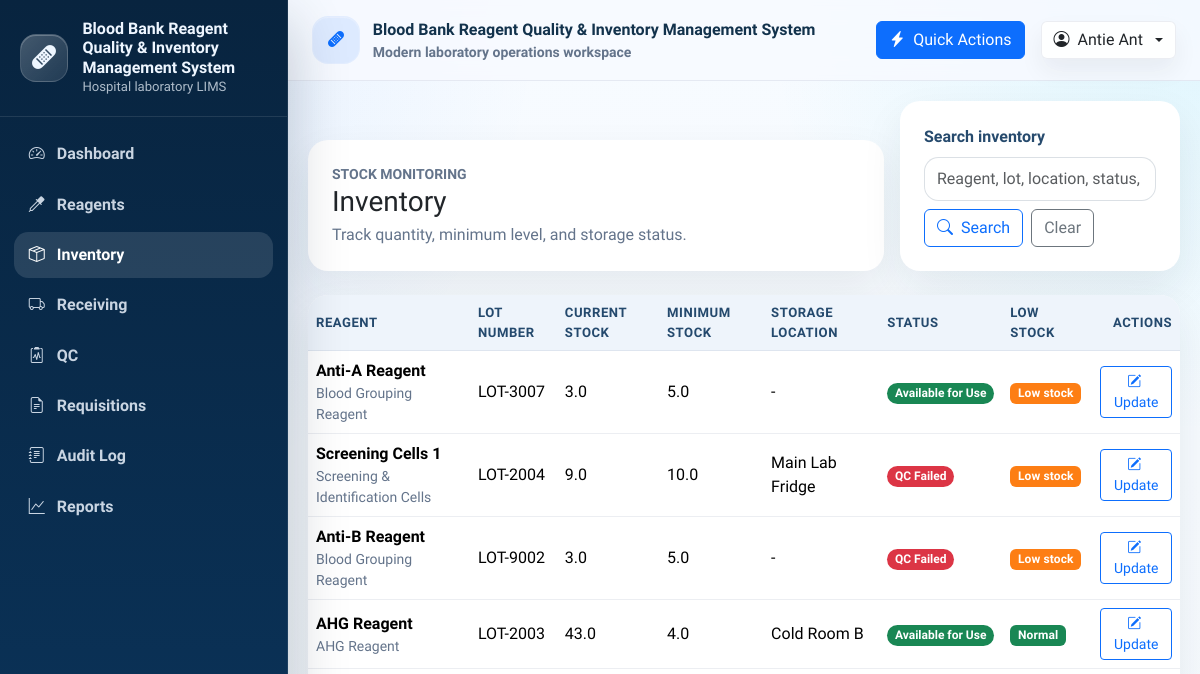
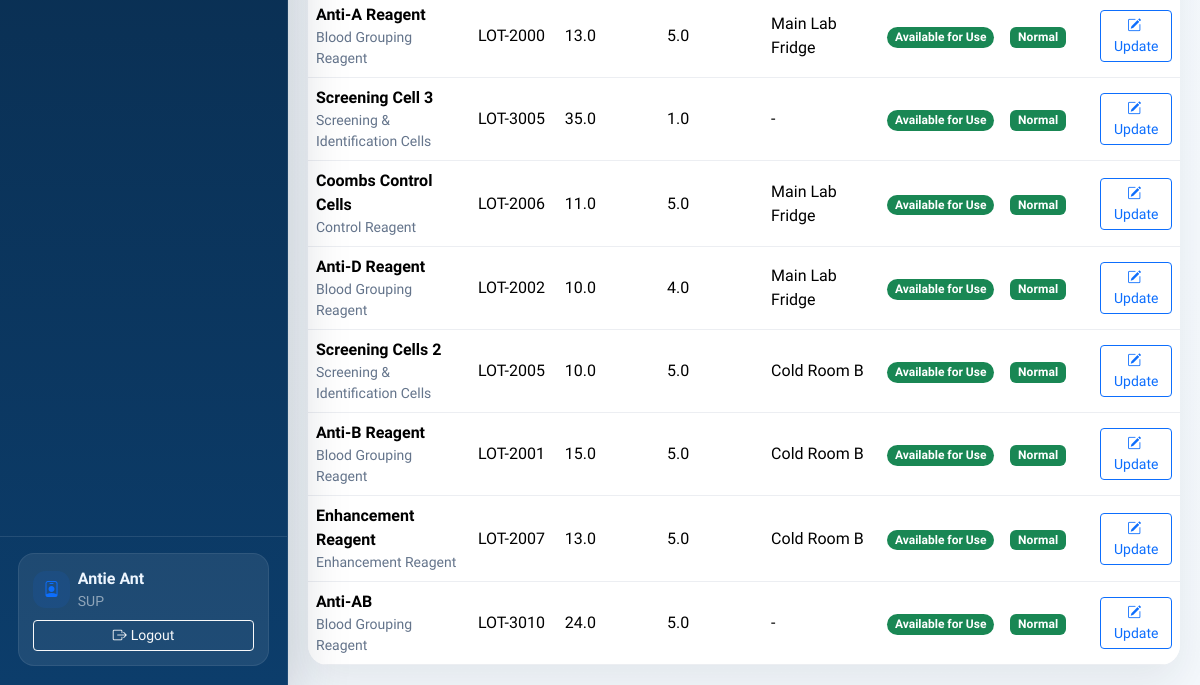
The page /inventory (signed in) on the database as committed earlier (2 pictures, top to bottom).
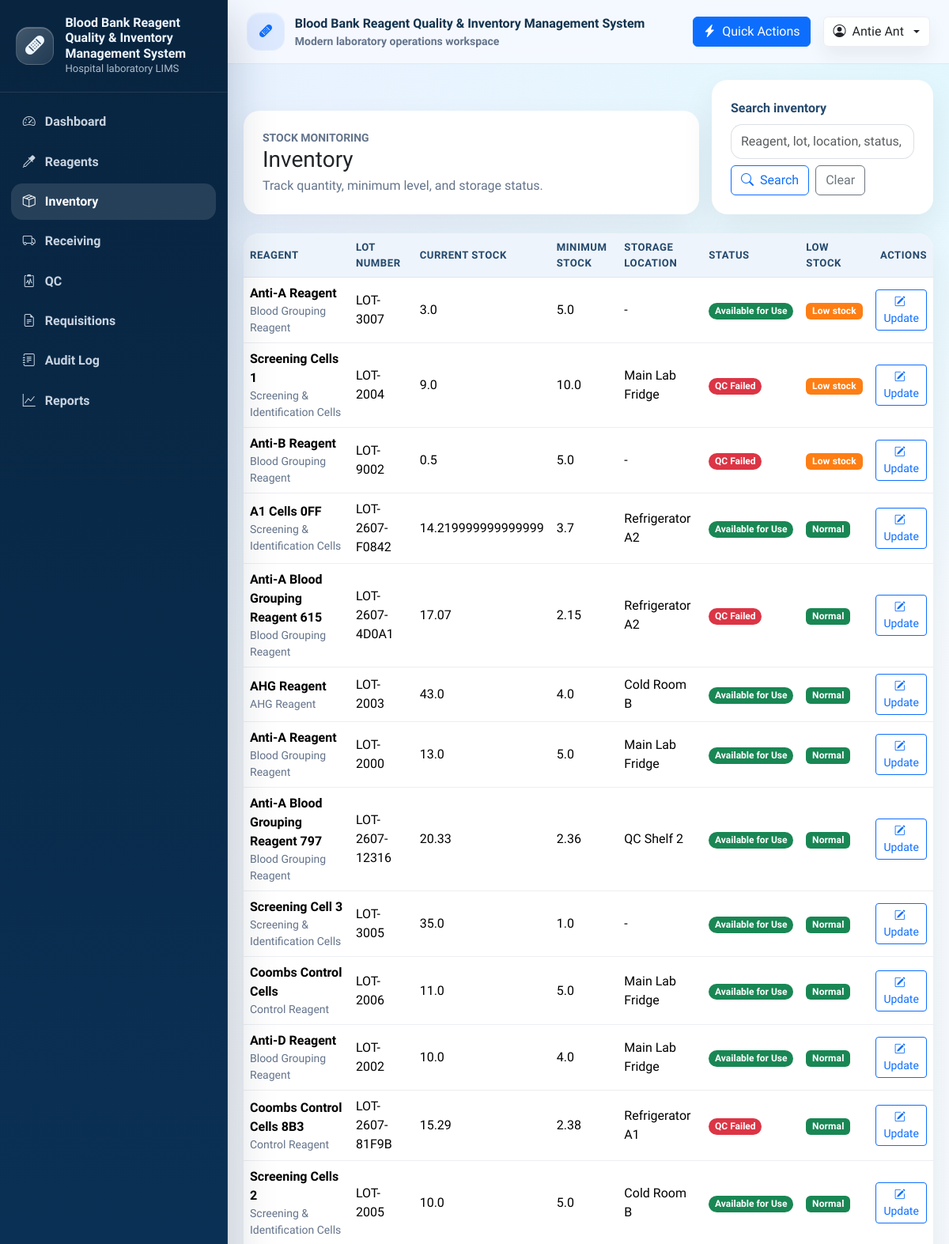
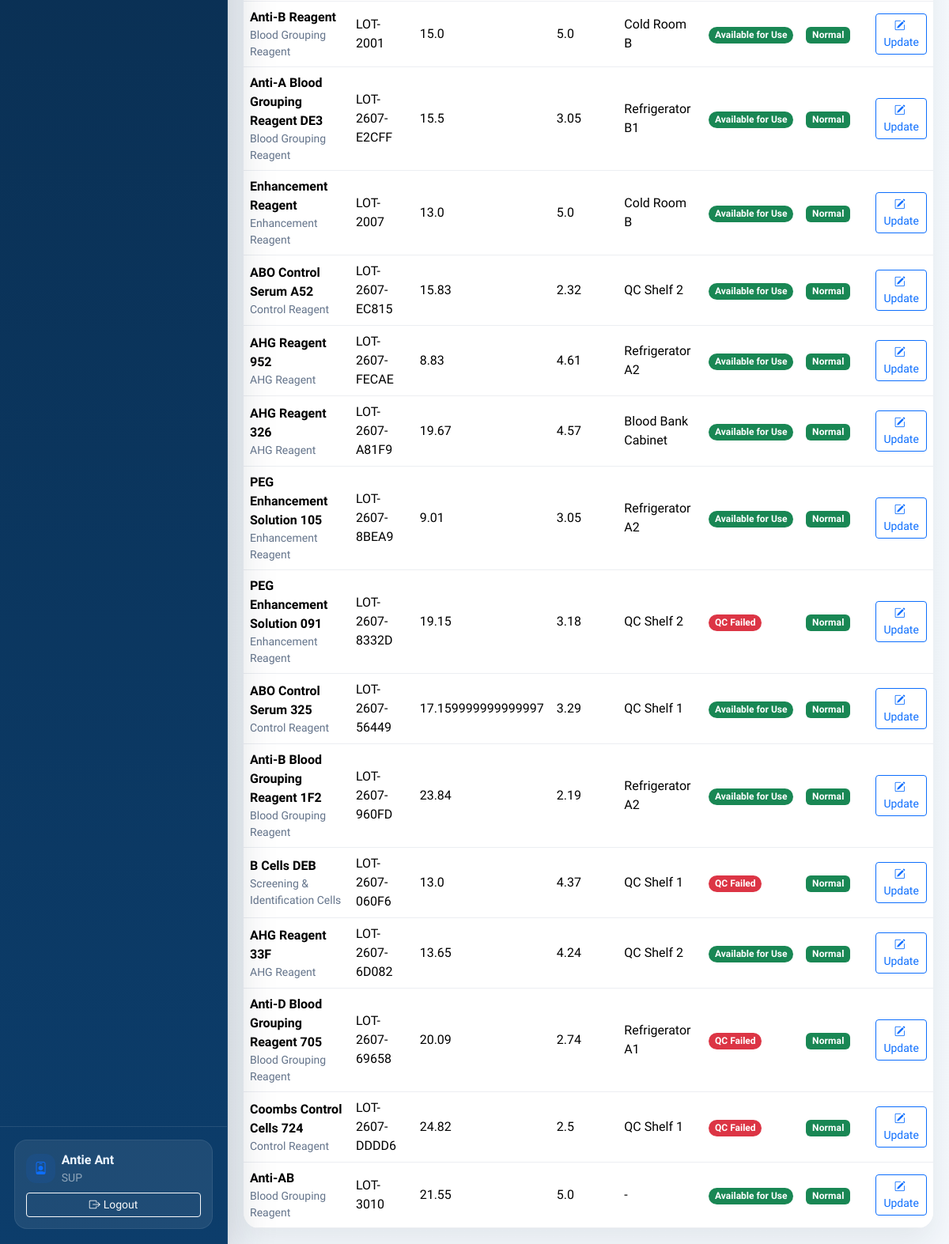
The same page on the database as committed later (2 pictures, top to bottom).
### tables this page shows
CREATE TABLE Inventory (
    inventory_id INTEGER PRIMARY KEY AUTOINCREMENT,
    reagent_id INTEGER NOT NULL,
    lot_number TEXT NOT NULL,
    expiry_date TEXT,
    quantity_on_hand REAL NOT NULL DEFAULT 0,
    minimum_level REAL NOT NULL DEFAULT 0,
    storage_location TEXT,
    status TEXT NOT NULL DEFAULT 'available',
    last_updated TEXT NOT NULL DEFAULT CURRENT_TIMESTAMP,
    created_at TEXT NOT NULL DEFAULT CURRENT_TIMESTAMP,
    updated_at TEXT,
    UNIQUE (reagent_id, lot_number),
    FOREIGN KEY (reagent_id) REFERENCES Reagent(reagent_id)
        ON UPDATE CASCADE
        ON DELETE CASCADE
);

CREATE TABLE Reagent (
    reagent_id INTEGER PRIMARY KEY AUTOINCREMENT,
    reagent_code TEXT NOT NULL UNIQUE,
    reagent_name TEXT NOT NULL,
    supplier_id INTEGER,
    manufacturer TEXT,
    category TEXT,
    unit_of_measure TEXT NOT NULL,
    storage_condition TEXT,
    critical_level INTEGER NOT NULL DEFAULT 0,
    is_active INTEGER NOT NULL DEFAULT 1 CHECK (is_active IN (0, 1)),
    created_at TEXT NOT NULL DEFAULT CURRENT_TIMESTAMP,
    updated_at TEXT, reagent_type TEXT, lot_number TEXT, manufacturer_date TEXT, expiry_date TEXT, supplier TEXT, minimum_level REAL NOT NULL DEFAULT 0,
    FOREIGN KEY (supplier_id) REFERENCES Supplier(supplier_id)
        ON UPDATE CASCADE
        ON DELETE SET NULL
);

### controller.py (the view)
    @app.route("/inventory")
    @login_required
    def inventory_list():
        return view.render_inventory_list(
            inventory_items=model.list_inventory(request.args.get("q", "").strip()),
            search_term=request.args.get("q", "").strip(),
        )

### model.py (called while the page is built, shortened)
def get_db_connection():
    connection = sqlite3.connect(DATABASE_PATH)
    connection.row_factory = sqlite3.Row
    return connection

def get_logged_in_user(user_id):
    with get_db_connection() as connection:
        return connection.execute(
            "SELECT user_id, username, full_name, role FROM User WHERE user_id = ?",
            (user_id,),
        ).fetchone()

def list_inventory(search_term=""):
    query = """
        SELECT
            i.inventory_id, i.reagent_id, i.lot_number, i.expiry_date, i.quantity_on_hand,
            i.minimum_level, i.storage_location, i.status, i.last_updated,
            r.reagent_name, r.reagent_type, r.manufacturer, r.supplier
        FROM Inventory AS i
        LEFT JOIN Reagent AS r ON r.reagent_id = i.reagent_id
    """
    params = []
    query += """
        ORDER BY
            CASE
                WHEN i.expiry_date IS NULL OR i.expiry_date = '' THEN 1
                ELSE 0
            END ASC,
            date(i.expiry_date) ASC,
            r.reagent_name ASC,
            i.lot_number ASC
    """
    with get_db_connection() as connection:
        return connection.execute(query, params).fetchall()

### templates/inventory/list.html (shortened to what this page needs)
{% extends "base.html" %}
{% import "_macros.html" as ui %}
{% block content %}
<div class="row g-3 align-items-end mb-4">
  <div class="col-12 col-xl-8">
    <div class="card border-0">
      <div class="card-body p-4">
          <div class="d-flex flex-column flex-md-row justify-content-between align-items-md-end gap-3">
            <div>
              <div class="small text-uppercase text-muted fw-semibold">Stock monitoring</div>
              <h1 class="h3 mb-1">Inventory</h1>
              <p class="text-muted mb-0">Track quantity, minimum level, and storage status.</p>
            </div>
          </div>
        </div>
      </div>
    </div>
  <div class="col-12 col-xl-4">
    <div class="card border-0">
      <div class="card-body p-4">
        <form class="row g-2" method="get" action="{{ url_for('inventory_list') }}">
          <div class="col-12">
            <label class="form-label fw-semibold" for="q">Search inventory</label>
            <input type="text" class="form-control" id="q" name="q" value="{{ search_term }}" placeholder="Reagent, lot, location, status, supplier">
          </div>
          <div class="col-12 d-grid d-sm-flex gap-2">
            <button type="submit" class="btn btn-outline-primary"><i class="bi bi-search me-2"></i>Search</button>
            <a class="btn btn-outline-secondary" href="{{ url_for('inventory_list') }}">Clear</a>
          </div>
        </form>
      </div>
    </div>
  </div>
</div>
<div class="card border-0">
  <div class="card-body p-0 table-wrapper">
    <div class="table-responsive">
      <table class="table table-hover align-middle" data-datatable="true" data-dt-actions="true">
        <thead>
          <tr>
            <th>Reagent</th>
            <th>Lot Number</th>
            <th>Current Stock</th>
            <th>Minimum Stock</th>
            <th>Storage Location</th>
            <th>Status</th>
            <th>Low Stock</th>
            <th class="text-end">Actions</th>
          </tr>
        </thead>
        <tbody>
          {% for item in inventory_items %}
            {% set low_stock = item.quantity_on_hand <= item.minimum_level %}
            <tr>
              <td>
                <div class="fw-semibold">{{ item.reagent_name or "-" }}</div>
                <div class="text-muted small">{{ item.reagent_type or "-" }}</div>
              </td>
              <td>{{ item.lot_number or "-" }}</td>
              <td>{{ item.quantity_on_hand }}</td>
              <td>{{ item.minimum_level }}</td>
              <td>{{ item.storage_location or "-" }}</td>
              <td>{{ ui.status_badge(item.status or 'Available') }}</td>
              <td>
                {% if low_stock %}
                  <span class="badge status-badge status-low">Low stock</span>
                {% else %}
                  <span class="badge status-badge status-success">Normal</span>
                {% endif %}
              </td>
              <td class="text-end">
                <a class="btn btn-sm btn-outline-primary" href="{{ url_for('inventory_update', inventory_id=item.inventory_id) }}">
                  <i class="bi bi-pencil-square me-1"></i>Update
                </a>
              </td>
            </tr>
          {% else %}
            <tr>
              <td colspan="8" class="text-center text-muted py-4">No inventory records found.</td>
            </tr>
          {% endfor %}
        </tbody>
      </table>
    </div>
  </div>
</div>
{% endblock %}

### templates/_macros.html (shortened to what this page needs)
{% macro status_badge(text) -%}
{% set value = (text or "")|trim|lower %}
{% if not value %}
  {% set badge = "status-neutral" %}
{% elif "pass" in value or "active" in value or "available" in value or "approved" in value or "completed" in value or "fulfilled" in value or "success" in value %}
  {% set badge = "status-success" %}
{% elif "pending" in value or "near expiry" in value or "draft" in value or "submitted" in value or "warning" in value %}
  {% set badge = "status-warning" %}
{% elif "low stock" in value or value == "low" or "near" in value or "expiring" in value %}
  {% set badge = "status-low" %}
{% elif "fail" in value or "expired" in value or "rejected" in value or "inactive" in value %}
  {% set badge = "status-danger" %}
{% else %}
  {% set badge = "status-neutral" %}
{% endif %}
<span class="badge rounded-pill {{ badge }}">{{ text }}</span>
{%- endmacro %}

### templates/navbar.html (shortened to what this page needs)
{% set nav_items = [
  ('dashboard', 'Dashboard', 'bi-speedometer2', 'dashboard'),
  ('reagent_list', 'Reagents', 'bi-eyedropper', 'reagent'),
  ('inventory_list', 'Inventory', 'bi-box-seam', 'inventory'),
  ('receiving_list', 'Receiving', 'bi-truck', 'receiving'),
  ('qc_list', 'QC', 'bi-clipboard2-pulse', 'qc'),
  ('request_history', 'Requisitions', 'bi-file-earmark-text', 'request'),
  ('audit_log', 'Audit Log', 'bi-journal-text', 'audit'),
  ('reports', 'Reports', 'bi-graph-up', 'reports'),
] %}
<aside class="sidebar d-none d-lg-flex">
  <div class="sidebar-brand">
    <div class="brand-mark">
      <i class="bi bi-bandaid-fill fs-4"></i>
    </div>
    <div>
      <div class="brand-title">Blood Bank Reagent Quality & Inventory Management System</div>
      <div class="brand-subtitle">Hospital laboratory LIMS</div>
    </div>
  </div>
  <nav class="sidebar-nav nav flex-column">
    <a class="nav-link {% if request.endpoint == 'dashboard' %}active{% endif %}" href="{{ url_for('dashboard') }}">
      <i class="bi bi-speedometer2"></i>
      <span>Dashboard</span>
    </a>
    {% if g.user %}
      {% for endpoint, label, icon, token in nav_items[1:] %}
        {% if endpoint != 'audit_log' or g.user.role in ['SUP', 'ADM'] %}
        <a class="nav-link {% if token in (request.endpoint or '') %}active{% endif %}" href="{{ url_for(endpoint) }}">
          <i class="bi {{ icon }}"></i>
          <span>{{ label }}</span>
        </a>
        {% endif %}
      {% endfor %}
    {% else %}
      <a class="nav-link {% if request.endpoint == 'login' %}active{% endif %}" href="{{ url_for('login') }}">
        <i class="bi bi-box-arrow-in-right"></i>
        <span>Login</span>
      </a>
    {% endif %}
  </nav>
  <div class="sidebar-footer">
    {% if g.user %}
      <div class="sidebar-user">
        <div class="d-flex align-items-center gap-2 mb-2">
          <div class="activity-dot bg-soft-primary">
            <i class="bi bi-person-badge"></i>
          </div>
          <div class="min-w-0">
            <div class="fw-semibold text-truncate">{{ g.user.full_name or g.user.username }}</div>
            <div class="small text-white-50 text-uppercase">{{ g.user.role or 'staff' }}</div>
          </div>
        </div>
        <a class="btn btn-outline-light btn-sm w-100" href="{{ url_for('logout') }}">
          <i class="bi bi-box-arrow-right me-1"></i>Logout
        </a>
      </div>
    {% else %}
      <div class="small text-white-50">
        Public dashboard access is available. Sign in to manage records.
      </div>
    {% endif %}
  </div>
</aside>

Rows that differ between the two databases and show on the page:
changed Inventory "LOT-9002": quantity_on_hand "3.0" → "0.5"
added Inventory: reagent_name "A1 Cells 0FF", reagent_type "Screening & Identification Cells", lot_number "LOT-2607-F0842", quantity_on_hand "14.219999999999999", minimum_level "3.7", storage_location "Refrigerator A2", status "Available for Use", shows "Normal"
added Inventory: reagent_name "Anti-A Blood Grouping Reagent 615", reagent_type "Blood Grouping Reagent", lot_number "LOT-2607-4D0A1", quantity_on_hand "17.07", minimum_level "2.15", storage_location "Refrigerator A2", status "QC Failed", shows "Normal"
added Inventory: reagent_name "Anti-A Blood Grouping Reagent 797", reagent_type "Blood Grouping Reagent", lot_number "LOT-2607-12316", quantity_on_hand "20.33", minimum_level "2.36", storage_location "QC Shelf 2", status "Available for Use", shows "Normal"
added Inventory: reagent_name "Coombs Control Cells 8B3", reagent_type "Control Reagent", lot_number "LOT-2607-81F9B", quantity_on_hand "15.29", minimum_level "2.38", storage_location "Refrigerator A1", status "QC Failed", shows "Normal"
added Inventory: reagent_name "Anti-A Blood Grouping Reagent DE3", reagent_type "Blood Grouping Reagent", lot_number "LOT-2607-E2CFF", quantity_on_hand "15.5", minimum_level "3.05", storage_location "Refrigerator B1", status "Available for Use", shows "Normal"
added Inventory: reagent_name "ABO Control Serum A52", reagent_type "Control Reagent", lot_number "LOT-2607-EC815", quantity_on_hand "15.83", minimum_level "2.32", storage_location "QC Shelf 2", status "Available for Use", shows "Normal"
added Inventory: reagent_name "AHG Reagent 952", reagent_type "AHG Reagent", lot_number "LOT-2607-FECAE", quantity_on_hand "8.83", minimum_level "4.61", storage_location "Refrigerator A2", status "Available for Use", shows "Normal"
added Inventory: reagent_name "AHG Reagent 326", reagent_type "AHG Reagent", lot_number "LOT-2607-A81F9", quantity_on_hand "19.67", minimum_level "4.57", storage_location "Blood Bank Cabinet", status "Available for Use", shows "Normal"
added Inventory: reagent_name "PEG Enhancement Solution 105", reagent_type "Enhancement Reagent", lot_number "LOT-2607-8BEA9", quantity_on_hand "9.01", minimum_level "3.05", storage_location "Refrigerator A2", status "Available for Use", shows "Normal"
added Inventory: reagent_name "PEG Enhancement Solution 091", reagent_type "Enhancement Reagent", lot_number "LOT-2607-8332D", quantity_on_hand "19.15", minimum_level "3.18", storage_location "QC Shelf 2", status "QC Failed", shows "Normal"
added Inventory: reagent_name "ABO Control Serum 325", reagent_type "Control Reagent", lot_number "LOT-2607-56449", quantity_on_hand "17.159999999999997", minimum_level "3.29", storage_location "QC Shelf 1", status "Available for Use", shows "Normal"
added Inventory: reagent_name "Anti-B Blood Grouping Reagent 1F2", reagent_type "Blood Grouping Reagent", lot_number "LOT-2607-960FD", quantity_on_hand "23.84", minimum_level "2.19", storage_location "Refrigerator A2", status "Available for Use", shows "Normal"
added Inventory: reagent_name "B Cells DEB", reagent_type "Screening & Identification Cells", lot_number "LOT-2607-060F6", quantity_on_hand "13.0", minimum_level "4.37", storage_location "QC Shelf 1", status "QC Failed", shows "Normal"
added Inventory: reagent_name "AHG Reagent 33F", reagent_type "AHG Reagent", lot_number "LOT-2607-6D082", quantity_on_hand "13.65", minimum_level "4.24", storage_location "QC Shelf 2", status "Available for Use", shows "Normal"
added Inventory: reagent_name "Anti-D Blood Grouping Reagent 705", reagent_type "Blood Grouping Reagent", lot_number "LOT-2607-69658", quantity_on_hand "20.09", minimum_level "2.74", storage_location "Refrigerator A1", status "QC Failed", shows "Normal"
added Inventory: reagent_name "Coombs Control Cells 724", reagent_type "Control Reagent", lot_number "LOT-2607-DDDD6", quantity_on_hand "24.82", minimum_level "2.5", storage_location "QC Shelf 1", status "QC Failed", shows "Normal"
changed Inventory "LOT-3010": quantity_on_hand "24.0" → "21.55"
